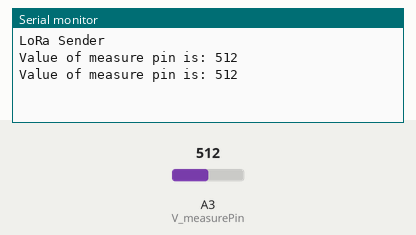
This sketch was run on a simulated Arduino Uno, built with avr-gcc and run on an emulated ATmega328P. On the bench: the last lines printed to the serial monitor. Inputs (shaded band) come from the test bench; at power-on: A3 (V_measurePin) = 512. No radio packets arrive unless stated.

Above: at 4.8 s.
4.9 s: A3 (V_measurePin) set to 716
At 7.3 s:
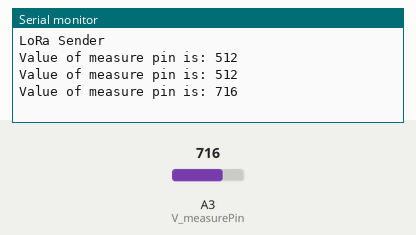
7.9 s: A3 (V_measurePin) set to 900
At 8.7 s:
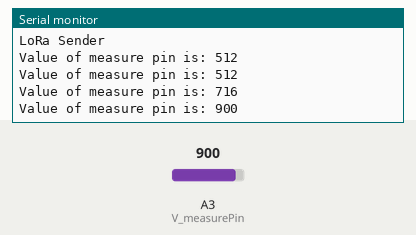
Timing chart, 0 to 10.9 s (numbered marks = the images above; inputs shaded):
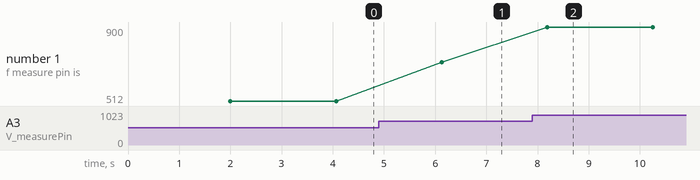

Measured:
- after the input at 4.9 s, the serial monitor: prints a new line after 1.2 s (image 1)
- after the input at 7.9 s, the serial monitor: prints a new line after 0.29 s (image 2)
- plotted number 1: 512 → 716 after the input at 4.9 s, 716 → 900 after the input at 7.9 s

The sketch:

batt_test.ino
```cpp
#include <SPI.h>
#include <LoRa.h>
//Sonar stuff
//sleep stuff http://www.engblaze.com/hush-little-microprocessor-avr-and-arduino-sleep-mode-basics/
#include <avr/interrupt.h>
#include <avr/power.h>
#include <avr/sleep.h>
#include <avr/io.h>

//debug


float voltage;
#define V_measurePin 3
unsigned long timer;
unsigned long print_timer;
unsigned long PRINT_THRESH = 1000; //60000;
int val;

//power pin mosfet
#define POWER 5

void setup() {
  print_timer = millis();
  Serial.println("starting up");
  pinMode(POWER, OUTPUT);
  digitalWrite(POWER, HIGH);
  Serial.begin(9600);

    //.setup analog ref for battery testing
  analogReference(INTERNAL); //measures at 1.1V ref to give a value for flaoting voltage form batt
  Serial.println("LoRa Sender");
  LoRa.setPins(1, 4, 7);

  if (!LoRa.begin(433E6)) {
    Serial.println("Starting LoRa failed!");
    while (1);
  }
}

//battery testing function
//A3 connected to voltage divider form battery, this is turned on by D0
// see http://fettricks.blogspot.co.nz/2014/01/reducing-voltage-divider-load-to-extend.html
//specified voltage divider (3.74kOhnm high side and 10k to drain) gives a 4.2V down converted to 1.14V)

void batteryMeasure() {
  digitalWrite(POWER, LOW);//close mosfet to measure
  delay(1000);
  delayMicroseconds(20); //wait for cap to discharge before reading
  Serial.print("Value of measure pin is: ");
  val = analogRead(V_measurePin); //measure analog val for conversion
  Serial.println(val);
  digitalWrite(POWER, HIGH);//open mosfet to conserve power
  //convert. Returns actual voltage, ie 3.768 = 3.768V
  voltage = (((float)val / 442) * 1.1) / (1.1 / 4.2);
}


void loop() {

  if (millis() - print_timer > PRINT_THRESH){
    batteryMeasure();
//    Serial.print("battery voltage is ");
//    Serial.print(voltage);
//    Serial.println("V");
    LoRa.beginPacket();
    LoRa.print("PY;");
    LoRa.print("5;0;");
    LoRa.print(voltage);
    LoRa.print(";");
    LoRa.print(val);
    LoRa.endPacket();
    print_timer = millis();
  }
}
```
